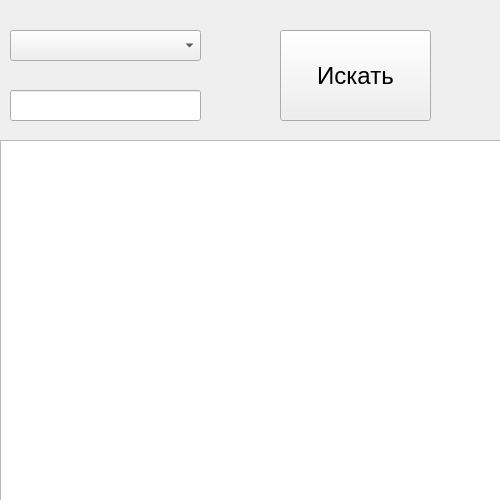
<?xml version="1.0" encoding="UTF-8"?>
<ui version="4.0">
 <class>MainWindow</class>
 <widget class="QMainWindow" name="MainWindow">
  <property name="geometry">
   <rect>
    <x>0</x>
    <y>0</y>
    <width>500</width>
    <height>500</height>
   </rect>
  </property>
  <property name="minimumSize">
   <size>
    <width>500</width>
    <height>500</height>
   </size>
  </property>
  <property name="maximumSize">
   <size>
    <width>500</width>
    <height>500</height>
   </size>
  </property>
  <property name="font">
   <font>
    <pointsize>12</pointsize>
   </font>
  </property>
  <property name="windowTitle">
   <string>Каталог библиотеки</string>
  </property>
  <widget class="QWidget" name="centralwidget">
   <widget class="QComboBox" name="comboBox">
    <property name="geometry">
     <rect>
      <x>10</x>
      <y>30</y>
      <width>191</width>
      <height>31</height>
     </rect>
    </property>
    <property name="font">
     <font>
      <pointsize>12</pointsize>
     </font>
    </property>
   </widget>
   <widget class="QLineEdit" name="lineEdit">
    <property name="geometry">
     <rect>
      <x>10</x>
      <y>90</y>
      <width>191</width>
      <height>31</height>
     </rect>
    </property>
   </widget>
   <widget class="QPushButton" name="btn">
    <property name="geometry">
     <rect>
      <x>280</x>
      <y>30</y>
      <width>151</width>
      <height>91</height>
     </rect>
    </property>
    <property name="font">
     <font>
      <pointsize>18</pointsize>
     </font>
    </property>
    <property name="text">
     <string>Искать</string>
    </property>
   </widget>
   <widget class="QTableWidget" name="table">
    <property name="geometry">
     <rect>
      <x>0</x>
      <y>140</y>
      <width>501</width>
      <height>361</height>
     </rect>
    </property>
   </widget>
  </widget>
 </widget>
 <resources/>
 <connections/>
</ui>
